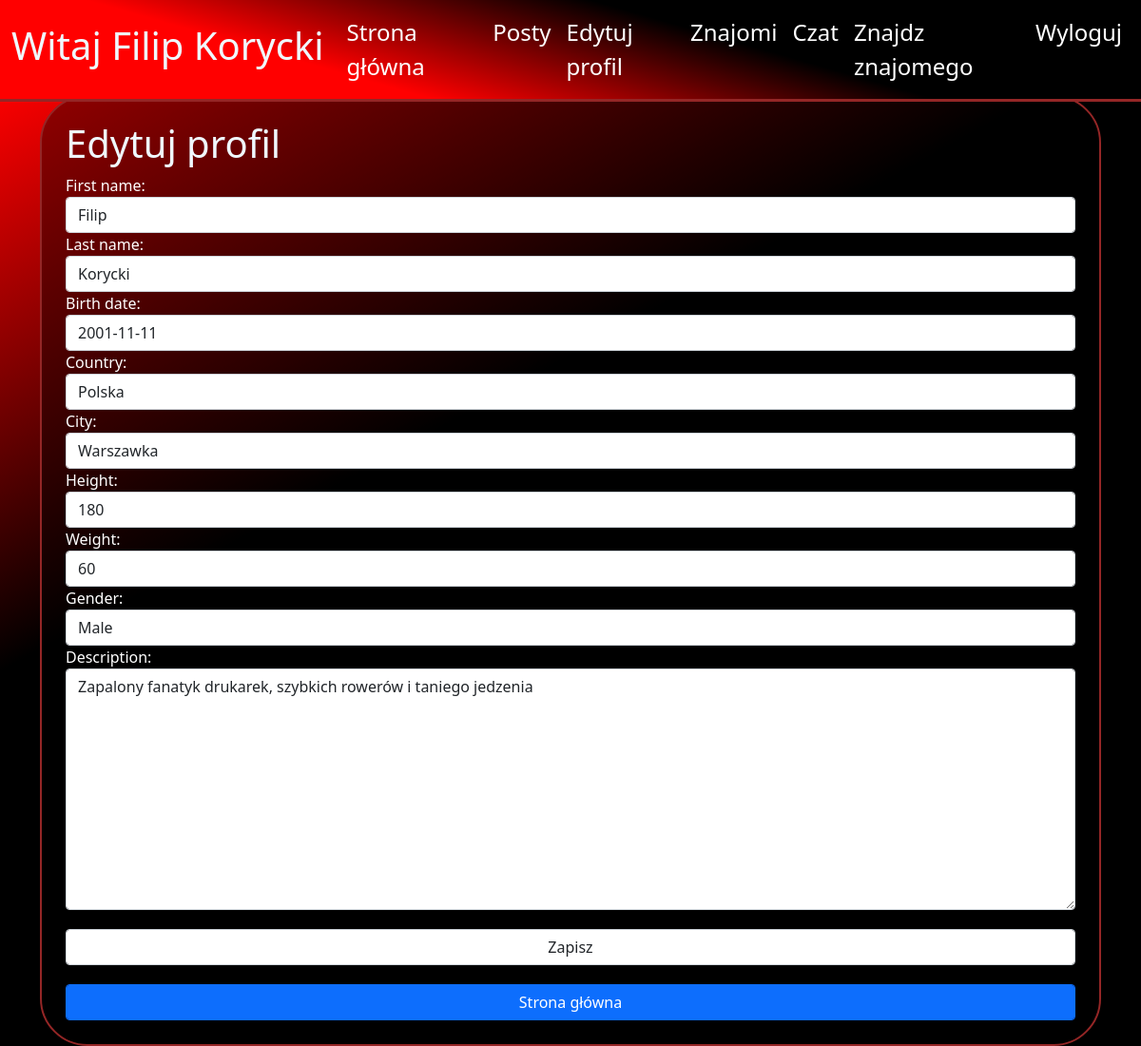
Page /profile/edit/5 (signed in) on the committed database.
### blog/models.py (models this page shows, shortened)
class Profile(models.Model):
    user = models.OneToOneField(User, null=True, on_delete=models.CASCADE)
    birth_date = models.DateField(blank=True,null=True)
    description = models.TextField(blank=True,null=True)
    first_name = models.CharField(blank=True, null=True, max_length=40)
    last_name = models.CharField(blank=True, null=True, max_length=40)
    country = models.CharField(blank=True, null=True, max_length=40)
    city = models.CharField(blank=True, null=True, max_length=40)
    height = models.DecimalField(blank=True,null=True, decimal_places=0, max_digits=120)
    weight = models.DecimalField(blank=True,null=True, decimal_places=0, max_digits=120)
    gender = models.CharField(blank=True,null=True, max_length=222)
    friends = models.ManyToManyField('self', blank=True)
    images = models.ManyToManyField("ProfileImage", related_name='+',blank=True)
    chats = models.ManyToManyField("ChatBox", related_name='+',blank=True)
    posts = models.ManyToManyField("Post", related_name='+',blank=True)
    def get_name(self):
        if self.first_name and self.last_name:
            return str(str(self.first_name)+" "+str(self.last_name)) #+" ("+str(self.user.username)+")"
        elif self.first_name:
            return self.first_name
        else:
            return self.user.username

### blog/views.py (the view, shortened to what this page needs)
# urls.py: path("profile/edit/<int:pk>", views.EditProfileView.as_view(), name="edit_profile"),
class EditProfileView(View):
    def get(self, request, pk):
        profile = Profile.objects.all().get(id=pk)
        if not profile == request.user.profile:
            return redirect('auth_error')
        form = EditProfileForm(
            initial={
            'first_name': profile.first_name,
            'last_name': profile.last_name,
            'birth_date': profile.birth_date,
            'country': profile.country,
            'city': profile.city,
            'height': profile.height,
            'weight': profile.weight,
            'gender': profile.gender,
            'description': profile.description,
            })
        context = {
            "profile":profile,
            'form': form,
        }
        return render(request, 'blog/edit_profile.html',context)

### blog/forms.py
class EditProfileForm(forms.Form):
    first_name = forms.CharField(max_length=30, required=False)
    last_name = forms.CharField(max_length=30, required=False)
    birth_date = forms.DateField(widget=forms.DateInput)
    country = forms.CharField(max_length=30, required=False)
    city = forms.CharField(max_length=30, required=False)
    height = forms.DecimalField(max_value=300,min_value=0, required=False)
    weight = forms.DecimalField(max_value=300,min_value=0, required=False)
    CHOICES = [("Mężczyzna","Male"),("Kobieta","Female")]
    gender = forms.ChoiceField(widget=forms.Select, choices=CHOICES, required=False)
    description = forms.CharField(max_length=400,widget=forms.Textarea, required=False)
    def __init__(self, *args, **kwargs):
        super(EditProfileForm, self).__init__(*args, **kwargs)
        for visible in self.visible_fields():
            visible.field.widget.attrs['class'] = 'form-control'

### blog/templates/blog/edit_profile.html (shortened to what this page needs)
{% extends "blog/base.html"%}
{%block content%}
<div class="container background_v1" style="color:white;">
<h1>Edytuj profil</h1>
<form method="post" action="{%url 'edit_profile' profile.id%}">
    {{form}}
    <button class="form-control" type="submit"
    style="margin-top:20px;">Zapisz</button>
</form>
<a href="{%url 'mainpage'%}"
class="form-control btn btn-primary"
style="margin-top:20px;">
Strona główna</a>
</div>
{% endblock %}

### blog/templates/blog/base.html (shortened to what this page needs)
{% load static %}
<!doctype html>
<html lang="en">
  <head>
    <link href="https://cdn.jsdelivr.net/npm/bootstrap@5.0.0-beta1/dist/css/bootstrap.min.css" rel="stylesheet">
    <link rel ="stylesheet" href="{% static 'style.css' %}">
  </head>
  <body>
    <nav class="navbar navbar-expand-lg navbar-dark bg-light">
  <div class="container-fluid">
    <a class="navbar-brand" href="#"><h1>Witaj {{user.profile.get_name}}</h1></a>
    <div class="collapse navbar-collapse" id="navbarSupportedContent">
      <ul class="navbar-nav me-auto mb-2 mb-lg-0">
        {% if user.is_authenticated%}
        <li class="nav-item ">
          <a class="nav-link" href="{% url 'mainpage' %}">Strona główna</a>
        </li>
        <li class="nav-item ">
          <a class="nav-link" href="{% url 'posts' %}">Posty</a>
        </li>
        <li class="nav-item ">
          <a class="nav-link" href="{% url 'profile' user.profile.id %}">Edytuj profil</a>
        </li>
        <li class="nav-item ">
          <a class="nav-link" href="{% url 'friend_list' user.profile.id %}">
            {% if not new_friend_request == 0%}
              Znajomi
            {%else%}
              Znajomi
            {%endif%}
          </a>
        </li>
        <li class="nav-item ">
          <a class="nav-link" href="{% url 'all_chats' %}">Czat
          </a>
        </li>
         <li class="nav-item ">
          <a class="nav-link" href="{% url 'find_friend'%}">Znajdz znajomego</a>
        </li>
        <li class="nav-item ">
          <a class="nav-link" href="{% url 'logout' %}">Wyloguj</a>
        </li>
         {%endif%}
      </ul>
    </div>
  </div>
</nav>
    <div class="main_content">
      <div class="container">
    {%block content%}
    {% endblock %}
      </div>
    </div>
  </body>
</html>

### static/style.css (style rules this page uses)
* { box-sizing: border-box; margin:0; padding:0; }
:root { --ramka: rgb(148, 38, 38); }
nav { background: rgb(255,0,0); background: linear-gradient(16deg, rgba(255,0,0,1) 29%, rgba(0,0,0,1) 63%, rgba(0,0,0,1) 100%); border-bottom: var(--ramka) solid 3px; }
body { background-repeat: no-repeat; background-size: cover; background: black; }
.navbar { position: fixed; top:0; z-index: 555; width: 100%; }
h1,h2,h3,h4,h5 { color:aliceblue; }
nav .navbar-nav li a { color: white !important; font-size: 1.5em; }
.main_content { padding-top: 100px; min-height: 800px; background: rgb(255,0,0); background: linear-gradient(151deg, rgba(255,0,0,1) 5%, rgba(0,0,0,1) 40%, rgba(0,0,0,1) 100%); }
.background_v1 { border: solid 2px var(--ramka); border-radius: 50px; padding: 25px; background-color:rgba(0, 0, 0, 0.4); min-height: 700px; }
.btn { width:100%; }

### rows in the picture
Profile: first_name "Filip", last_name "Korycki", birth_date "2001-11-11", country "Polska", city "Warszawka", height "180", weight "60", gender "Male", description "Zapalony fanatyk drukarek, szybkich rowerów i taniego jedzenia"

### other values in the picture
{{ user.profile.get_name }} "Filip Korycki"
